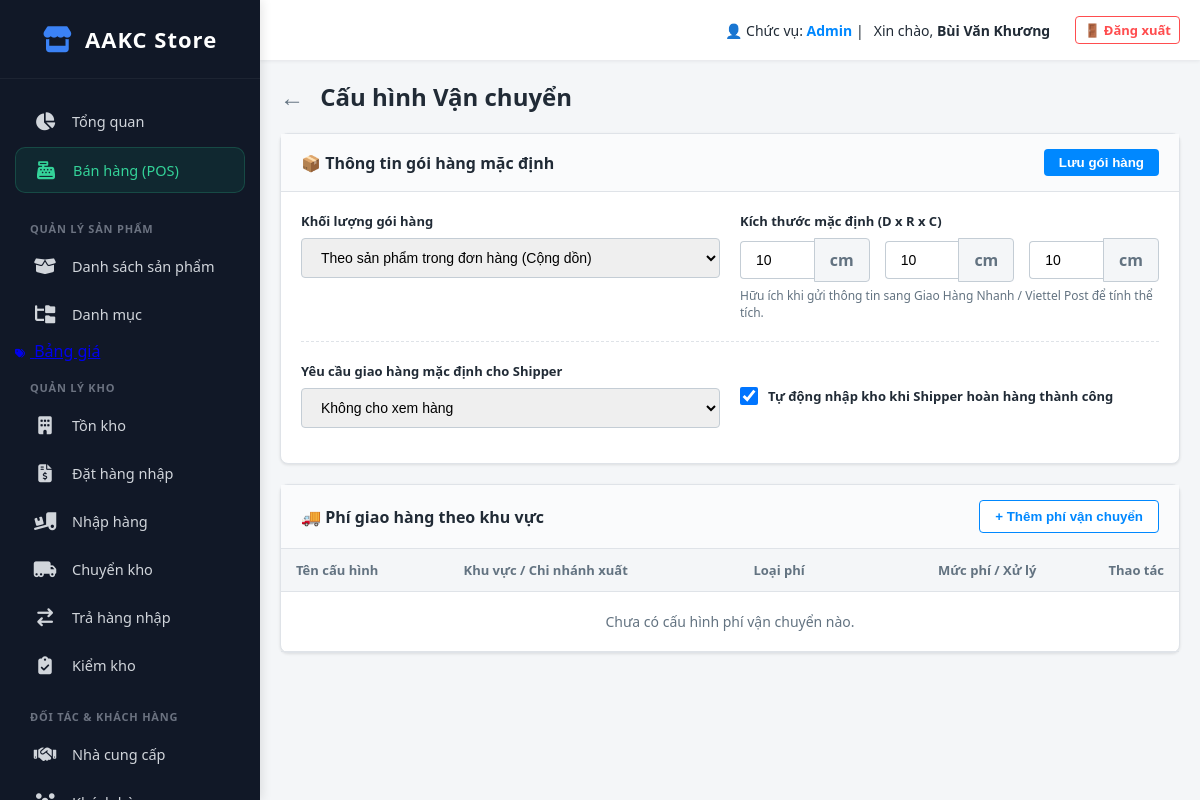
Page /index.php?action=shipping_settings (signed in) on the earlier database version.
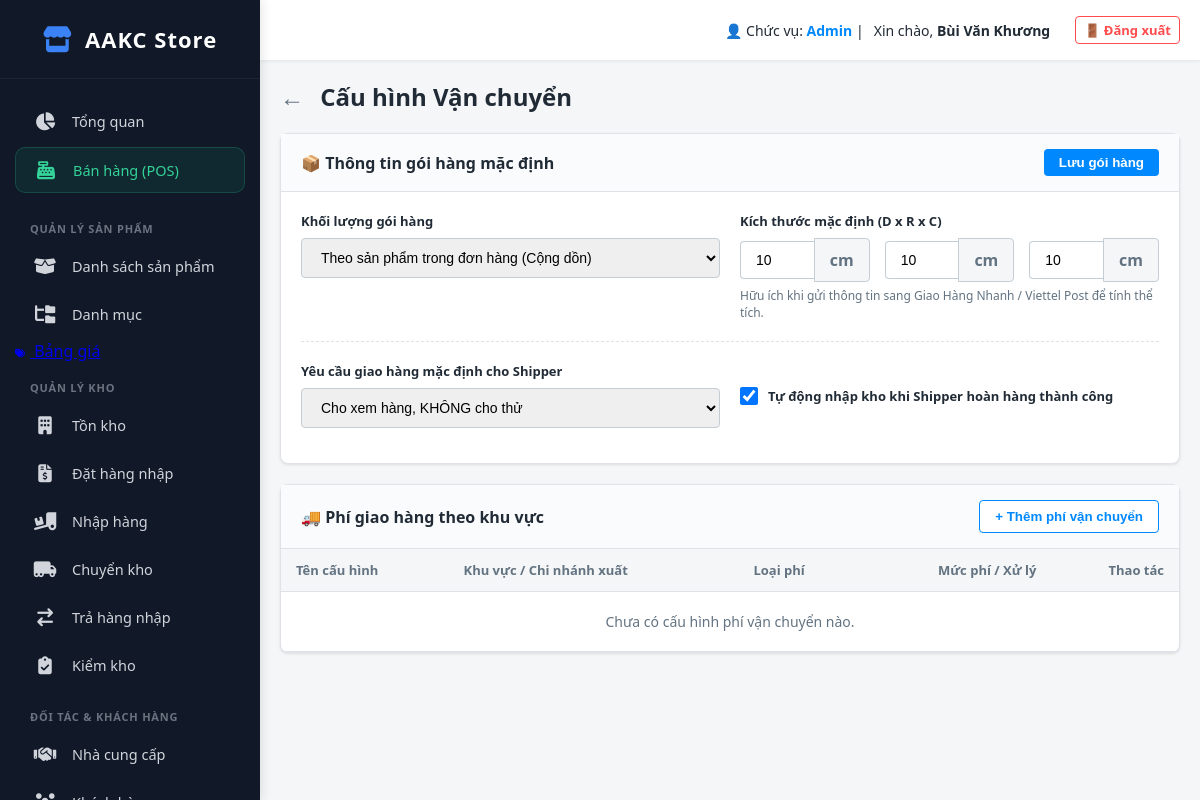
Same page on the later database version.
### tables this page shows
CREATE TABLE `shipping_settings` (
  `id` int(11) NOT NULL,
  `weight_mode` enum('product','custom') DEFAULT 'product',
  `default_weight` int(11) DEFAULT 500 COMMENT 'Khối lượng Gram',
  `length` int(11) DEFAULT 10,
  `width` int(11) DEFAULT 10,
  `height` int(11) DEFAULT 10,
  `delivery_requirement` enum('no_check','check_no_try','check_and_try') DEFAULT 'check_no_try',
  `auto_sync_return` tinyint(1) DEFAULT 1,
  `updated_at` timestamp NOT NULL DEFAULT current_timestamp() ON UPDATE current_timestamp()
);

### app/controllers/ShippingController.php (called while the page is built, shortened)
<?php
class ShippingController
{
    public function index()
    {
        $db = (new Database())->getConnection();
        $stmt_set = $db->query("SELECT * FROM shipping_settings WHERE id = 1");
        $setting = $stmt_set->fetch(PDO::FETCH_ASSOC);
        $stmt_rates = $db->query("
            SELECT r.*, b.branch_name
            FROM shipping_rates r
            JOIN branches b ON r.branch_id = b.id
            ORDER BY r.created_at DESC
        ");
        $rates = $stmt_rates->fetchAll(PDO::FETCH_ASSOC);
        require_once __DIR__ . '/../views/settings/shipping_settings.php';
    }
}

### public/index.php (called while the page is built, shortened)
<?php
$app = new App();

### app/views/settings/shipping_settings.php (the view, shortened to what this page needs)
<?php require_once __DIR__ . '/../layout/header.php'; ?>
<div class="v3-header">
    <div class="v3-title"><a href="index.php?action=settings_hub" style="text-decoration:none; color:#637381; margin-right:10px;">←</a> Cấu hình Vận chuyển</div>
</div>
<form action="index.php?action=update_shipping_pkg" method="POST">
    <div class="v3-card">
        <div class="card-header">
            📦 Thông tin gói hàng mặc định
            <button type="submit" class="btn-primary" style="padding: 6px 15px;">Lưu gói hàng</button>
        </div>
        <div class="card-body">
            <div class="grid-2">
                <div>
                    <div class="form-group">
                        <label>Khối lượng gói hàng</label>
                        <select name="weight_mode" class="form-control" onchange="toggleWeightInput(this.value)">
                            <option value="product" <?php echo ($setting['weight_mode'] ?? '') == 'product' ? 'selected' : ''; ?>>Theo sản phẩm trong đơn hàng (Cộng dồn)</option>
                        </select>
                    </div>
                </div>
                <div>
                    <label style="font-weight: 600; font-size: 13px; margin-bottom: 8px; display:block; color:#212b36;">Kích thước mặc định (D x R x C)</label>
                    <div class="grid-3">
                        <div class="input-group">
                            <input type="number" name="length" class="form-control" value="<?php echo $setting['length'] ?? 10; ?>">
                            <div class="input-group-text">cm</div>
                        </div>
                        <div class="input-group">
                            <input type="number" name="width" class="form-control" value="<?php echo $setting['width'] ?? 10; ?>">
                            <div class="input-group-text">cm</div>
                        </div>
                        <div class="input-group">
                            <input type="number" name="height" class="form-control" value="<?php echo $setting['height'] ?? 10; ?>">
                            <div class="input-group-text">cm</div>
                        </div>
                    </div>
                    <p style="font-size: 12px; color: #637381; margin-top: 5px;">Hữu ích khi gửi thông tin sang Giao Hàng Nhanh / Viettel Post để tính thể tích.</p>
                </div>
            </div>
            <hr style="border: 0; border-top: 1px dashed #dfe3e8; margin: 20px 0;">
            <div class="grid-2">
                <div class="form-group">
                    <label>Yêu cầu giao hàng mặc định cho Shipper</label>
                    <select name="delivery_requirement" class="form-control">
                        <option value="no_check" <?php echo ($setting['delivery_requirement'] ?? '') == 'no_check' ? 'selected' : ''; ?>>Không cho xem hàng</option>
                        <option value="check_no_try" <?php echo ($setting['delivery_requirement'] ?? '') == 'check_no_try' ? 'selected' : ''; ?>>Cho xem hàng, KHÔNG cho thử</option>
                    </select>
                </div>
                <div class="form-group">
                    <label style="display: flex; align-items: center; gap: 10px; margin-top: 25px; cursor:pointer;">
                        <input type="checkbox" name="auto_sync_return" value="1" style="width: 18px; height: 18px;" <?php echo ($setting['auto_sync_return'] ?? 1) == 1 ? 'checked' : ''; ?>>
                        <span>Tự động nhập kho khi Shipper hoàn hàng thành công</span>
                    </label>
                </div>
            </div>
        </div>
    </div>
</form>
<div class="v3-card">
    <div class="card-header">
        🚚 Phí giao hàng theo khu vực
        <button class="btn-outline" style="color: #0088ff; border-color: #0088ff;" onclick="document.getElementById('rate_modal').style.display='flex'">+ Thêm phí vận chuyển</button>
    </div>
    <table class="v3-table">
        <thead>
            <tr>
                <th>Tên cấu hình</th>
                <th>Khu vực / Chi nhánh xuất</th>
                <th>Loại phí</th>
                <th style="text-align: right;">Mức phí / Xử lý</th>
                <th style="text-align: right;">Thao tác</th>
            </tr>
        </thead>
        <tbody>
            <?php if (empty($rates)): ?>
                <tr>
                    <td colspan="5" style="text-align:center; padding:20px; color:#637381;">Chưa có cấu hình phí vận chuyển nào.</td>
                </tr>
            <?php endif; ?>
        </tbody>
    </table>
</div>
<?php require_once __DIR__ . '/../layout/footer.php'; ?>

### app/core/App.php (shortened to what this page needs)
<?php
class App
{
    public function __construct()
    {
        $action = isset($_GET['action']) ? $_GET['action'] : 'dashboard';
        if (array_key_exists($action, $this->routes)) {
            $controllerName = $this->routes[$action][0];
            $methodName = $this->routes[$action][1];
            $controllerFile = __DIR__ . '/../controllers/' . $controllerName . '.php';
            if (file_exists($controllerFile)) {
                if (class_exists($controllerName)) {
                    $controller = new $controllerName();
                    if (method_exists($controller, $methodName)) {
                        $controller->{$methodName}();
                    } else {
                        echo "<h2 style='color: red; padding: 20px;'>Lỗi: Hàm {$methodName} không tồn tại trong {$controllerName}!</h2>";
                    }
                } else {
                    echo "<h2 style='color: red; padding: 20px;'>Lỗi: Lớp {$controllerName} không tồn tại!</h2>";
                }
            } else {
                echo "<h2 style='color: red; padding: 20px;'>Lỗi: Không tìm thấy file Controller tại đường dẫn {$controllerFile}!</h2>";
            }
        } else {
            echo "<h2 style='color: red; text-align:center; padding: 50px;'>404 - Trang không tồn tại!</h2>";
        }
    }
}

### app/views/layout/header.php (shortened to what this page needs)
<?php
$current_action = isset($_GET['action']) ? $_GET['action'] : 'dashboard';
$user_session = isset($_SESSION['user']) ? $_SESSION['user'] : ['role' => 'Nhân viên', 'full_name' => 'Khương'];
?>
<!DOCTYPE html>
<html lang="vi">
<head>
    <link rel="stylesheet" href="https://cdnjs.cloudflare.com/ajax/libs/font-awesome/6.4.0/css/all.min.css">
</head>
<body>
    <div class="sidebar">
        <div class="logo"><i class="fa-solid fa-store"></i> AAKC Store</div>
        <div class="menu">
            <a href="index.php?action=dashboard" class="menu-item <?php echo ($current_action == 'dashboard') ? 'active' : ''; ?>">
                <i class="fa-solid fa-chart-pie"></i> Tổng quan
            </a>
            <a href="index.php?action=pos" class="menu-item pos-btn">
                <i class="fa-solid fa-cash-register"></i> Bán hàng (POS)
            </a>
            <div class="menu-heading">Quản lý Sản phẩm</div>
            <a href="index.php?action=product_list" class="menu-item <?php echo ($current_action == 'product_list' || $current_action == 'add_product' || $current_action == 'edit_product') ? 'active' : ''; ?>">
                <i class="fa-solid fa-box-open"></i> Danh sách sản phẩm
            </a>
            <a href="index.php?action=product_category" class="menu-item <?php echo ($current_action == 'product_category' || $current_action == 'add_category' || $current_action == 'edit_category') ? 'active' : ''; ?>">
                <i class="fa-solid fa-folder-tree"></i> Danh mục
            </a>
            <a href="index.php?action=product_price" <?php echo ($current_action == 'product_price' || $current_action == 'add_price_list' || $current_action == 'price_list_detail') ? 'style="color:#60a5fa;"' : ''; ?>>
                <i class="fa-solid fa-tags" style="font-size: 10px; margin-right: 5px;"></i> Bảng giá
            </a>
            <div class="menu-heading">Quản lý Kho</div>
            <a href="index.php?action=inventory_list" class="menu-item <?php echo ($current_action == 'inventory_list') ? 'active' : ''; ?>">
                <i class="fa-solid fa-building"></i> Tồn kho
            </a>
            <a href="index.php?action=purchase_list" class="menu-item <?php echo ($current_action == 'purchase_list' || $current_action == 'add_purchase' || $current_action == 'view_purchase') ? 'active' : ''; ?>">
                <i class="fa-solid fa-file-invoice-dollar"></i> Đặt hàng nhập
            </a>
            <a href="index.php?action=po_receipt_list" class="menu-item <?php echo ($current_action == 'po_receipt_list' || $current_action == 'direct_receive' || $current_action == 'receive_purchase') ? 'active' : ''; ?>">
                <i class="fa-solid fa-truck-ramp-box"></i> Nhập hàng
            </a>
            <a href="index.php?action=transfer_list" class="menu-item <?php echo ($current_action == 'transfer_list' || $current_action == 'add_transfer' || $current_action == 'view_transfer') ? 'active' : ''; ?>">
                <i class="fa-solid fa-truck-moving"></i> Chuyển kho
            </a>
            <a href="index.php?action=purchase_return_list" class="menu-item <?php echo ($current_action == 'purchase_return_list' || $current_action == 'add_purchase_return') ? 'active' : ''; ?>">
                <i class="fa-solid fa-arrow-right-arrow-left"></i> Trả hàng nhập
            </a>
            <a href="index.php?action=inventory_check_list" class="menu-item <?php echo ($current_action == 'inventory_check_list' || $current_action == 'add_inventory_check' || $current_action == 'edit_inventory_check') ? 'active' : ''; ?>">
                <i class="fa-solid fa-clipboard-check"></i> Kiểm kho
            </a>
            <div class="menu-heading">Đối tác & Khách hàng</div>
            <a href="index.php?action=supplier_list" class="menu-item <?php echo ($current_action == 'supplier_list' || $current_action == 'add_supplier' || $current_action == 'edit_supplier') ? 'active' : ''; ?>">
                <i class="fa-solid fa-handshake"></i> Nhà cung cấp
            </a>
            <div class="menu-item has-submenu">
                <a href="javascript:void(0)" class="menu-link <?php echo (in_array($current_action, ['customer_list', 'customer_groups', 'create_customer_group', 'customer_group_detail'])) ? 'active' : ''; ?>">
                    <i class="fa-solid fa-users"></i> Khách hàng
                </a>
            </div>
        </div>
    </div>
    <div class="main-container">
        <div class="topbar">
            <div class="user-profile">
                <span>👤 Chức vụ: <strong style="color:#0088ff;"><?php echo htmlspecialchars($user_session['role'] ?? 'Quản trị viên'); ?></strong> | </span>
                <span>Xin chào, <strong><?php echo htmlspecialchars($user_session['full_name'] ?? 'Admin'); ?></strong></span>
                <a href="index.php?action=logout" style="margin-left: 15px; color: #ff4d4f; text-decoration: none; font-size: 13px; font-weight: bold; border: 1px solid #ff4d4f; padding: 4px 8px; border-radius: 4px;">🚪 Đăng xuất</a>
            </div>
        </div>
        <div class="content-wrapper">

### app/views/layout/footer.php
</div>
</div>
</body>
</html>

### app/views/layout/header.php (style rules this page uses)
* { box-sizing: border-box; margin: 0; padding: 0; }
body { font-family: 'Segoe UI', Tahoma, Geneva, Verdana, sans-serif; background-color: #f4f6f8; color: #212b36; display: flex; height: 100vh; overflow: hidden; }
.sidebar { width: 260px; background: #111827; color: #9ca3af; display: flex; flex-direction: column; flex-shrink: 0; z-index: 100; box-shadow: 2px 0 10px rgba(0, 0, 0, 0.1); }
.sidebar .logo { padding: 24px 20px; font-size: 22px; font-weight: 800; color: #ffffff; text-align: center; border-bottom: 1px solid rgba(255, 255, 255, 0.05); letter-spacing: 1px; display: flex; align-items: center; justify-content: center; gap: 12px; }
.sidebar .logo i { color: #3b82f6; font-size: 26px; }
.sidebar .menu { padding: 20px 15px; overflow-y: auto; flex: 1; }
.sidebar .menu-item { display: flex; align-items: center; gap: 15px; padding: 12px 18px; color: #d1d5db; text-decoration: none; font-size: 14.5px; font-weight: 500; border-radius: 10px; margin-bottom: 4px; transition: all 0.3s cubic-bezier(0.4, 0, 0.2, 1); }
.sidebar .menu-item i { font-size: 18px; width: 24px; text-align: center; transition: transform 0.3s ease; }
.sidebar .menu-item.pos-btn { background: rgba(16, 185, 129, 0.1); color: #34d399; border: 1px solid rgba(52, 211, 153, 0.2); margin-bottom: 10px; }
.sidebar .menu-heading { padding: 18px 15px 8px 15px; font-size: 11px; text-transform: uppercase; color: #6b7280; font-weight: 700; letter-spacing: 0.8px; }
.sidebar .has-submenu { flex-direction: column; align-items: flex-start; gap: 0; padding: 0; background: none !important; box-shadow: none !important; }
.sidebar .has-submenu .menu-link { display: flex; align-items: center; gap: 15px; width: 100%; padding: 12px 18px; color: #d1d5db; text-decoration: none; border-radius: 10px; transition: all 0.3s; }
.main-container { flex: 1; display: flex; flex-direction: column; overflow: hidden; }
.topbar { background: #fff; height: 60px; box-shadow: 0 1px 4px rgba(0, 21, 41, 0.08); display: flex; align-items: center; justify-content: flex-end; padding: 0 20px; z-index: 10; flex-shrink: 0; }
.topbar .user-profile { display: flex; align-items: center; gap: 10px; font-size: 14px; font-weight: 500; cursor: pointer; }
.content-wrapper { flex: 1; overflow-y: auto; padding: 20px; }

### app/views/settings/shipping_settings.php (style rules this page uses)
.v3-header { display: flex; justify-content: space-between; align-items: center; margin-bottom: 20px; }
.v3-title { font-size: 24px; font-weight: bold; color: #212b36; }
.v3-card { background: #fff; border-radius: 8px; box-shadow: 0 1px 3px rgba(0, 0, 0, 0.1); border: 1px solid #dfe3e8; margin-bottom: 20px; }
.card-header { padding: 15px 20px; border-bottom: 1px solid #dfe3e8; background: #fafbfc; font-weight: 600; color: #212b36; font-size: 16px; display: flex; justify-content: space-between; align-items: center; }
.card-body { padding: 20px; }
.grid-2 { display: grid; grid-template-columns: 1fr 1fr; gap: 20px; }
.grid-3 { display: grid; grid-template-columns: repeat(3, 1fr); gap: 15px; }
.form-group { margin-bottom: 15px; }
.form-group label { display: block; font-weight: 600; font-size: 13px; margin-bottom: 8px; color: #212b36; }
.form-control { width: 100%; padding: 10px 15px; border: 1px solid #c4cdd5; border-radius: 4px; outline: none; font-size: 14px; box-sizing: border-box; }
.btn-primary { background: #0088ff; color: #fff; border: none; padding: 10px 20px; border-radius: 4px; font-weight: 600; cursor: pointer; }
.btn-outline { background: #fff; color: #212b36; border: 1px solid #c4cdd5; padding: 8px 15px; border-radius: 4px; font-weight: 600; cursor: pointer; text-decoration: none; }
.input-group { display: flex; align-items: center; }
.input-group input { border-radius: 4px 0 0 4px; border-right: none; }
.input-group-text { padding: 10px 15px; background: #f4f6f8; border: 1px solid #c4cdd5; border-radius: 0 4px 4px 0; color: #637381; font-weight: 600; }
.v3-table { width: 100%; border-collapse: collapse; text-align: left; }
.v3-table th { background: #f4f6f8; padding: 12px 15px; border-bottom: 1px solid #dfe3e8; font-size: 13px; color: #637381; }
.v3-table td { padding: 14px 15px; border-bottom: 1px solid #dfe3e8; font-size: 14px; color: #212b36; }

Differences in the rows shown:
added shipping_settings: weight_mode "Theo sản phẩm trong đơn hàng (Cộng dồn)", length "10", width "10", height "10", delivery_requirement "Cho xem hàng, KHÔNG cho thử", auto_sync_return "☑"
Other differences:
form field weight_mode: "Theo sản phẩm trong đơn hàng (Cộng dồn)" → (not shown)
form field length: "10" → (not shown)
form field width: "10" → (not shown)
form field height: "10" → (not shown)
form field delivery_requirement: "Không cho xem hàng" → (not shown)
form field auto_sync_return: "☑" → (not shown)
